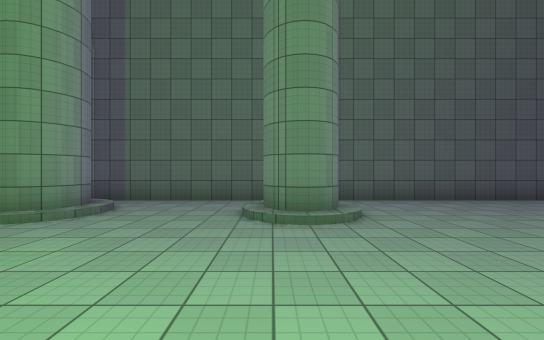
View 1 (above)

16 first-person views from a walk through a 3-D level made in the Unity game engine. The camera is 1.5 m above the floor, looks level and sees 90° across. The floor is counted in squares, 2 m on a side. Each view is taken from the middle of a square. On the plan, view 1 faces up. The plan holds only what a view shows up to about 10 squares ahead; the rest is blank. The player is left out. Some surface patterns are stand-ins.

View 2
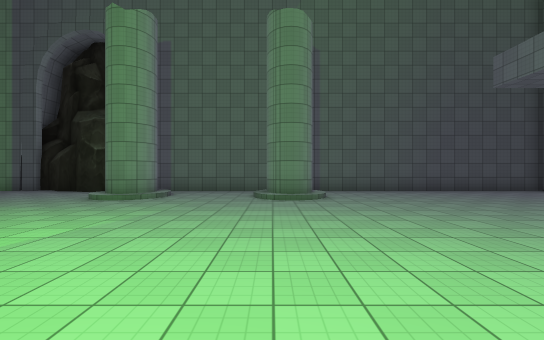

View 3
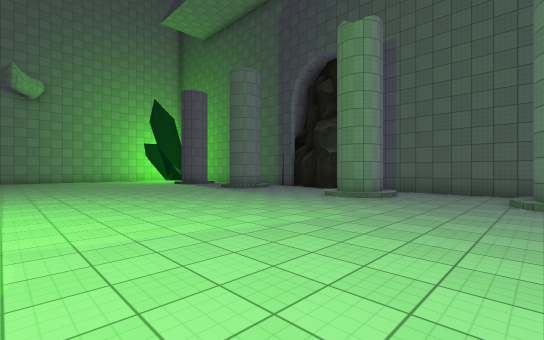

View 4
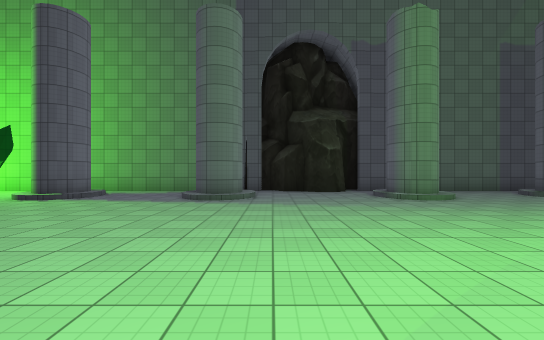

View 5
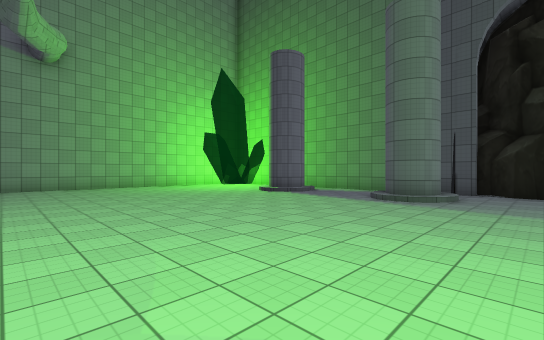

View 6
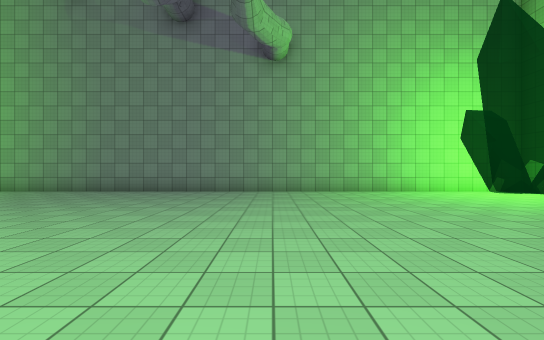

View 7
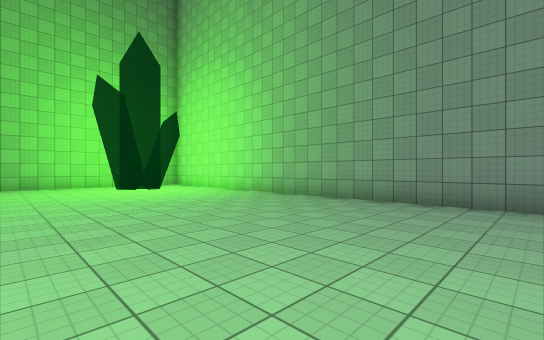

View 8
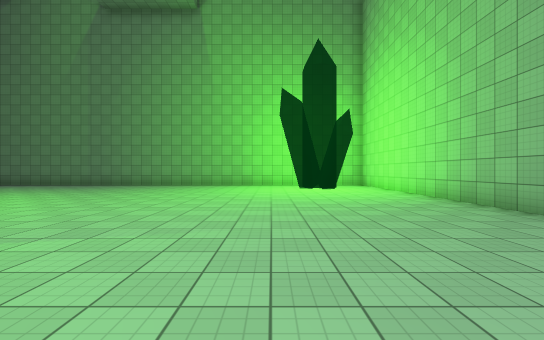

View 9
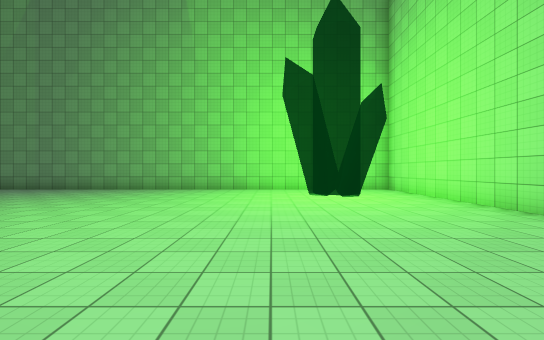

View 10
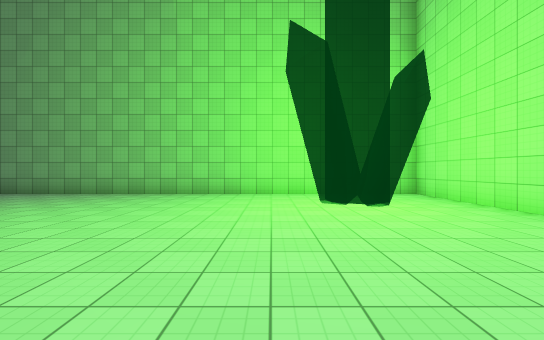

View 11
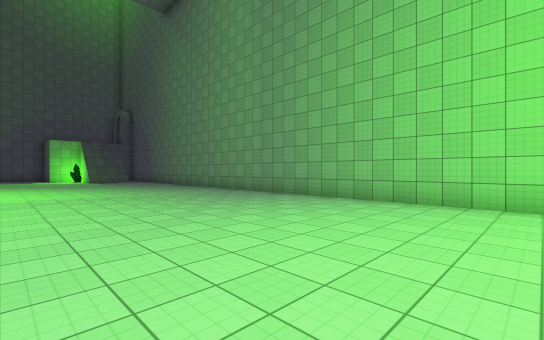

View 12
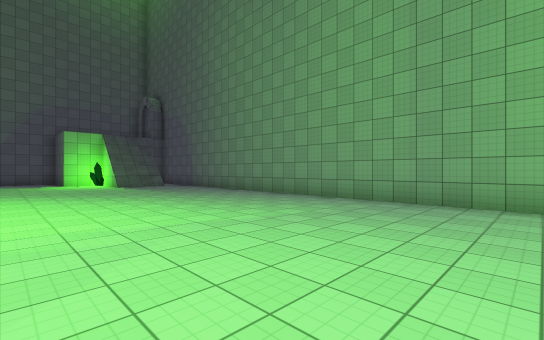

View 13
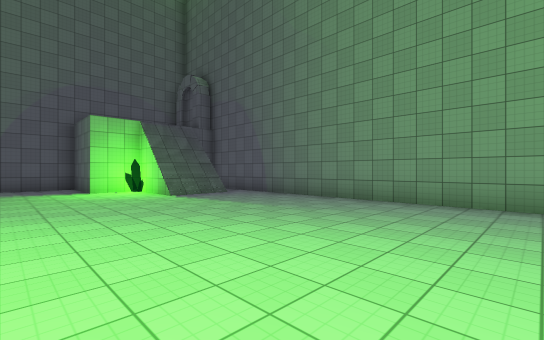

View 14
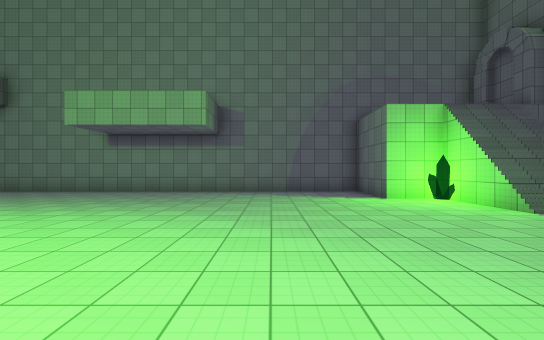

View 15
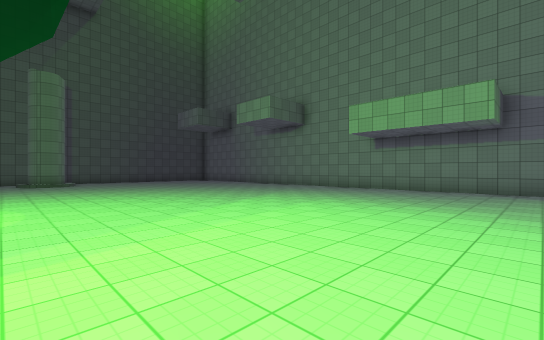

View 16
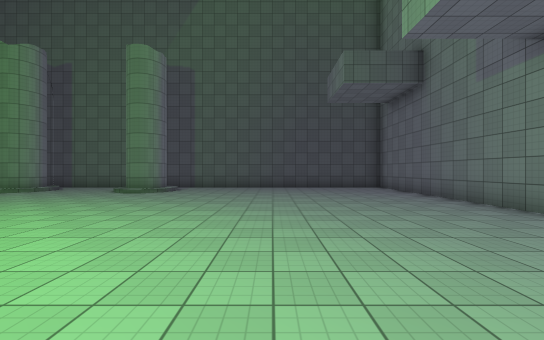

### Floor plan
Key: @ floor where view 1 was taken; # wall or solid block; . floor; / step, stairs or slope.
Columns run from 20 left of view 1 to 10 right of it. Each row starts with its distance up from view 1.
  7   #############################
  6    .   ........./.............#
  5 #  ../#/..##.../#/..##........#
  4 #....///..//...///..//........#
  3 #.............................#
  2 #.............................#
  1 #.............................#
  0 #...................@.........#
 -1 #.............................#
 -2 #.............................#
 -3 #.............................#
 -4 #........          ...........#
 -5 #.......           ...........#
 -6 #.......           ...........#
 -7 #.......           ...........#
 -8 #.......           ...........#
 -9 #........          ...........#
-10 #.........         ...........#
-11 #..........        ...........#
-12 #...........        ..........#
-13 #.............................#
-14 #.............................#
-15 #.............................#
-16 #..........................   #
-17 #..  ....................///  #
-18 #.. .....................///  #
-19 #......................... # ##
-20 ##########################

Positions as (right, up) in squares from view 1, and headings:
1: (0, 0), facing up
2: (0, -3), facing up
3: (0, -3), facing up-left
4: (-8, -3), facing up
5: (-7, -3), facing up-left
6: (-10, -2), facing left
7: (-13, -6), facing down-left
8: (-15, -6), facing down
9: (-15, -9), facing down
10: (-15, -11), facing down
11: (-13, -13), facing down-right
12: (-8, -13), facing down-right
13: (-3, -13), facing down-right
14: (0, -12), facing right
15: (-1, -11), facing up-right
16: (5, -5), facing up
